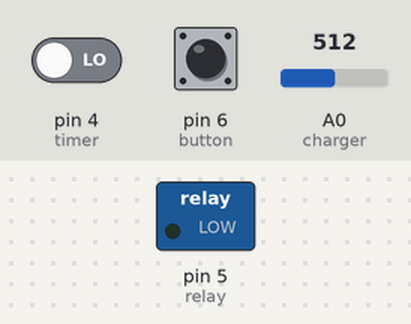
Simulated run of this sketch. Board: Arduino Uno, built with avr-gcc and run on an emulated ATmega328P. On the bench: switched loads named in the sketch (green lamp = pin HIGH). The inputs (shaded band) are chosen by the test bench; at power-on: pin 4 (timer) LOW, A0 (charger) = 512, pin 6 (button) LOW.

Above: at 1.2 s.
1.3 s: pin 4 (timer) driven HIGH
At 2.4 s:
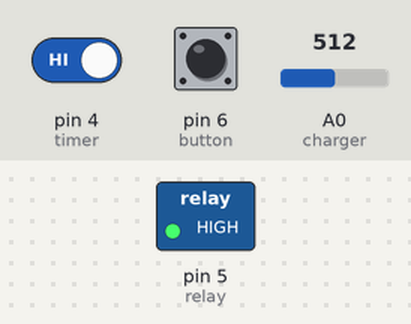
2.8 s: A0 (charger) set to 409
4.3 s: A0 (charger) set to 386
At 4.7 s:
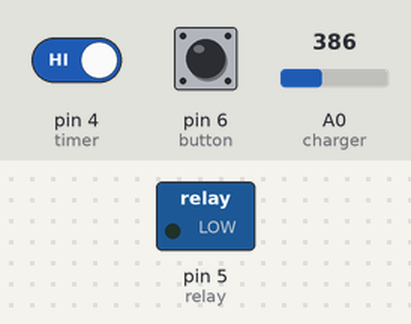
5.8 s: pin 6 (button) pulled HIGH for 0.15 s
At 7.0 s:
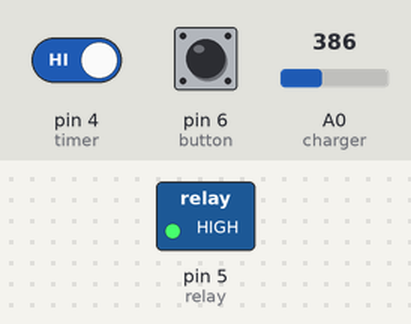
Timing chart, 0 to 8.4 s (numbered marks = the images above; inputs shaded):
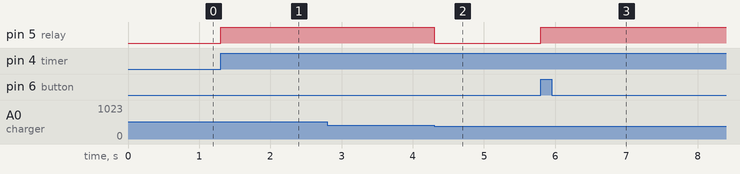

The sketch:

charger.ino
```cpp
/*author: Seth Shaw
 * Date: July 5, 2021
 * Description: wireless charger that only charges during a set time period or if the override button is pressed
 */

int charger=A0, timer=4, button=6, relay=5, range=400;
bool charged=false;

void setup() {
  pinMode(charger, INPUT);
  pinMode(timer, INPUT);
  pinMode(button, INPUT);
  pinMode(relay, OUTPUT);

}

void charge(){
  digitalWrite(relay, HIGH);  //powers the wireless charger
  while(analogRead(charger)<range); //waits until the phone starts charging
  while(analogRead(charger)>=range);  //waits until the phone stops charging
  charged=true;
  digitalWrite(relay, LOW); //powers down the relay
}

void loop() {
  if(digitalRead(button)==HIGH) //starts charging if the override button is pressed
    charge();
  if(digitalRead(timer)==HIGH){ //starts charging if session has started and the phone hasn't been charged yet
    if(!charged)
      charge();
  }
  else  //charging session is over and the flag var is reset
    charged=false;

}
```

Measured:
- the behaviour switches between 400 and 399 on A0 (charger) (found by bisection; images 1 and 2)
- after the input at 1.3 s, pin 5 (relay): LOW → HIGH at once
- after the input at 2.8 s, every drawn part: stays the same
- after the input at 4.3 s, pin 5 (relay): HIGH → LOW at once
- after the input at 5.8 s, pin 5 (relay): LOW → HIGH at once
